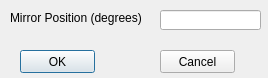
<?xml version="1.0" encoding="UTF-8"?>
<ui version="4.0">
 <class>PosMirrorDialog</class>
 <widget class="QDialog" name="PosMirrorDialog">
  <property name="geometry">
   <rect>
    <x>0</x>
    <y>0</y>
    <width>268</width>
    <height>78</height>
   </rect>
  </property>
  <property name="windowTitle">
   <string>Set Mirror Position</string>
  </property>
  <widget class="QLabel" name="label">
   <property name="geometry">
    <rect>
     <x>10</x>
     <y>10</y>
     <width>131</width>
     <height>16</height>
    </rect>
   </property>
   <property name="text">
    <string>Mirror Position (degrees)</string>
   </property>
  </widget>
  <widget class="QLineEdit" name="mirPosLE">
   <property name="geometry">
    <rect>
     <x>160</x>
     <y>10</y>
     <width>101</width>
     <height>20</height>
    </rect>
   </property>
  </widget>
  <widget class="QPushButton" name="pushButton">
   <property name="geometry">
    <rect>
     <x>20</x>
     <y>50</y>
     <width>75</width>
     <height>23</height>
    </rect>
   </property>
   <property name="text">
    <string>OK</string>
   </property>
  </widget>
  <widget class="QPushButton" name="cancelButton">
   <property name="geometry">
    <rect>
     <x>160</x>
     <y>50</y>
     <width>75</width>
     <height>23</height>
    </rect>
   </property>
   <property name="text">
    <string>Cancel</string>
   </property>
  </widget>
 </widget>
 <resources/>
 <connections/>
</ui>
